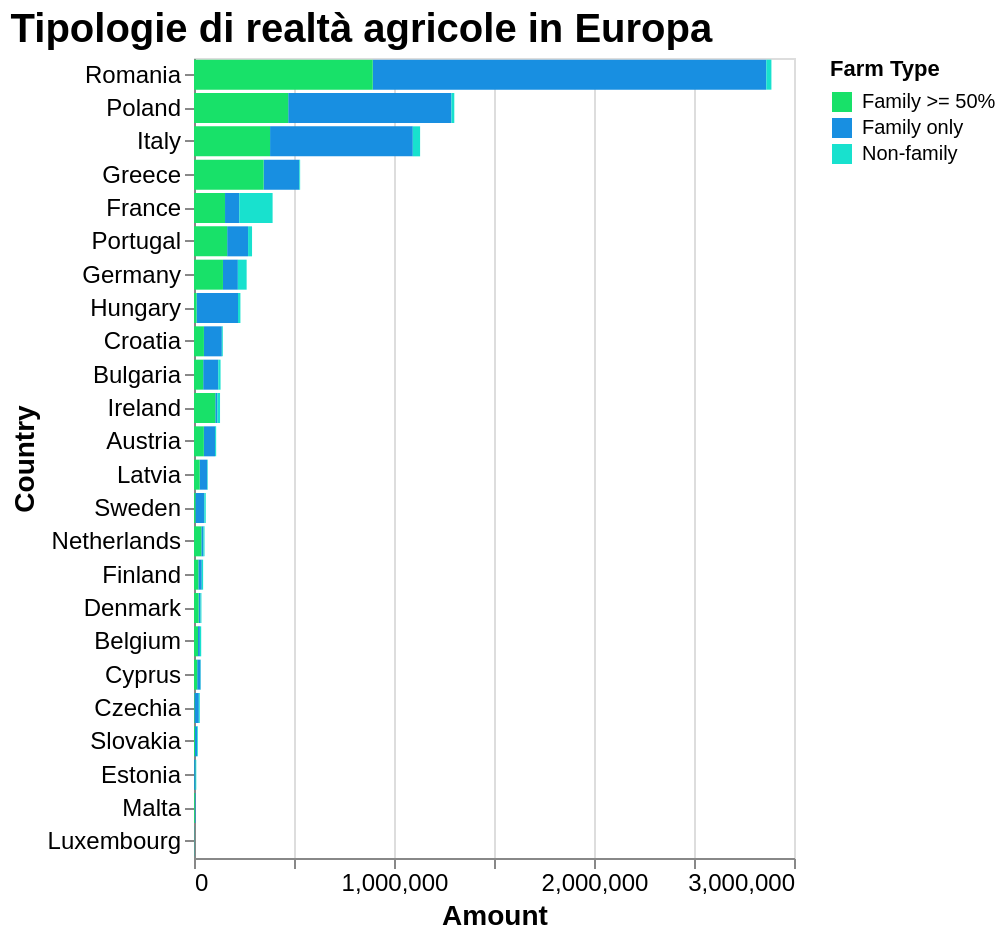

Write the Vega-Lite specification saved for this chart.
### Vega-Lite specification from a JSON file in a GitHub repository (floating-point values rounded to 4 significant figures)
{"$schema": "https://vega.github.io/schema/vega-lite/v5.17.0.json", "config": {"axis": {"labelFontSize": 12, "titleFontSize": 14}, "background": "transparent", "title": {"anchor": "start", "color": "black", "fontSize": 20}}, "data": {"name": "data-53b6b9825049b1de7a3c61778ec3b2ab"}, "datasets": {"data-53b6b9825049b1de7a3c61778ec3b2ab": [{"Amount": 1967777, "Country": "Romania", "Farm Type": "Family only"}, {"Amount": 815995, "Country": "Poland", "Farm Type": "Family only"}, {"Amount": 713735, "Country": "Italy", "Farm Type": "Family only"}, {"Amount": 178213, "Country": "Greece", "Farm Type": "Family only"}, {"Amount": 71084, "Country": "France", "Farm Type": "Family only"}, {"Amount": 104508, "Country": "Portugal", "Farm Type": "Family only"}, {"Amount": 74500, "Country": "Germany", "Farm Type": "Family only"}, {"Amount": 207261, "Country": "Hungary", "Farm Type": "Family only"}, {"Amount": 89600, "Country": "Croatia", "Farm Type": "Family only"}, {"Amount": 75199, "Country": "Bulgaria", "Farm Type": "Family only"}, {"Amount": 9930, "Country": "Ireland", "Farm Type": "Family only"}, {"Amount": 56055, "Country": "Austria", "Farm Type": "Family only"}, {"Amount": 37645, "Country": "Latvia", "Farm Type": "Family only"}, {"Amount": 44750, "Country": "Sweden", "Farm Type": "Family only"}, {"Amount": 10407, "Country": "Netherlands", "Farm Type": "Family only"}, {"Amount": 16949, "Country": "Finland", "Farm Type": "Family only"}, {"Amount": 9317, "Country": "Denmark", "Farm Type": "Family only"}, {"Amount": 9334, "Country": "Belgium", "Farm Type": "Family only"}, {"Amount": 16890, "Country": "Cyprus", "Farm Type": "Family only"}, {"Amount": 21859, "Country": "Czechia", "Farm Type": "Family only"}, {"Amount": 11054, "Country": "Slovakia", "Farm Type": "Family only"}, {"Amount": 6755, "Country": "Estonia", "Farm Type": "Family only"}, {"Amount": 3468, "Country": "Malta", "Farm Type": "Family only"}, {"Amount": 927, "Country": "Luxembourg", "Farm Type": "Family only"}, {"Amount": 893704, "Country": "Romania", "Farm Type": "Family >= 50%"}, {"Amount": 471075, "Country": "Poland", "Farm Type": "Family >= 50%"}, {"Amount": 380344, "Country": "Italy", "Farm Type": "Family >= 50%"}, {"Amount": 348123, "Country": "Greece", "Farm Type": "Family >= 50%"}, {"Amount": 155144, "Country": "France", "Farm Type": "Family >= 50%"}, {"Amount": 165789, "Country": "Portugal", "Farm Type": "Family >= 50%"}, {"Amount": 144818, "Country": "Germany", "Farm Type": "Family >= 50%"}, {"Amount": 12824, "Country": "Hungary", "Farm Type": "Family >= 50%"}, {"Amount": 49599, "Country": "Croatia", "Farm Type": "Family >= 50%"}, {"Amount": 45922, "Country": "Bulgaria", "Farm Type": "Family >= 50%"}, {"Amount": 106461, "Country": "Ireland", "Farm Type": "Family >= 50%"}, {"Amount": 49216, "Country": "Austria", "Farm Type": "Family >= 50%"}, {"Amount": 28606, "Country": "Latvia", "Farm Type": "Family >= 50%"}, {"Amount": 6945, "Country": "Sweden", "Farm Type": "Family >= 50%"}, {"Amount": 36628, "Country": "Netherlands", "Farm Type": "Family >= 50%"}, {"Amount": 21841, "Country": "Finland", "Farm Type": "Family >= 50%"}, {"Amount": 23179, "Country": "Denmark", "Farm Type": "Family >= 50%"}, {"Amount": 20095, "Country": "Belgium", "Farm Type": "Family >= 50%"}, {"Amount": 15967, "Country": "Cyprus", "Farm Type": "Family >= 50%"}, {"Amount": 2301, "Country": "Czechia", "Farm Type": "Family >= 50%"}, {"Amount": 4840, "Country": "Slovakia", "Farm Type": "Family >= 50%"}, {"Amount": 657, "Country": "Estonia", "Farm Type": "Family >= 50%"}, {"Amount": 4022, "Country": "Malta", "Farm Type": "Family >= 50%"}, {"Amount": 820, "Country": "Luxembourg", "Farm Type": "Family >= 50%"}, {"Amount": 25586, "Country": "Romania", "Farm Type": "Non-family"}, {"Amount": 14419, "Country": "Poland", "Farm Type": "Non-family"}, {"Amount": 36449, "Country": "Italy", "Farm Type": "Non-family"}, {"Amount": 4343, "Country": "Greece", "Farm Type": "Non-family"}, {"Amount": 166797, "Country": "France", "Farm Type": "Non-family"}, {"Amount": 19932, "Country": "Portugal", "Farm Type": "Non-family"}, {"Amount": 43917, "Country": "Germany", "Farm Type": "Non-family"}, {"Amount": 12003, "Country": "Hungary", "Farm Type": "Non-family"}, {"Amount": 4720, "Country": "Croatia", "Farm Type": "Non-family"}, {"Amount": 11621, "Country": "Bulgaria", "Farm Type": "Non-family"}, {"Amount": 13824, "Country": "Ireland", "Farm Type": "Non-family"}, {"Amount": 5510, "Country": "Austria", "Farm Type": "Non-family"}, {"Amount": 2732, "Country": "Latvia", "Farm Type": "Non-family"}, {"Amount": 7095, "Country": "Sweden", "Farm Type": "Non-family"}, {"Amount": 5606, "Country": "Netherlands", "Farm Type": "Non-family"}, {"Amount": 6840, "Country": "Finland", "Farm Type": "Non-family"}, {"Amount": 4592, "Country": "Denmark", "Farm Type": "Non-family"}, {"Amount": 6567, "Country": "Belgium", "Farm Type": "Non-family"}, {"Amount": 1189, "Country": "Cyprus", "Farm Type": "Non-family"}, {"Amount": 4749, "Country": "Czechia", "Farm Type": "Non-family"}, {"Amount": 3738, "Country": "Slovakia", "Farm Type": "Non-family"}, {"Amount": 3957, "Country": "Estonia", "Farm Type": "Non-family"}, {"Amount": 160, "Country": "Malta", "Farm Type": "Non-family"}, {"Amount": 134, "Country": "Luxembourg", "Farm Type": "Non-family"}]}, "encoding": {"color": {"field": "Farm Type", "scale": {"domain": ["Family >= 50%", "Family only", "Non-family"], "range": ["#18E169", "#188FE1", "#18E1CE"]}, "type": "nominal"}, "tooltip": [{"field": "Country", "type": "nominal"}, {"field": "Farm Type", "type": "nominal"}, {"field": "Amount", "format": ",", "type": "quantitative"}], "x": {"field": "Amount", "type": "quantitative"}, "y": {"field": "Country", "sort": null, "type": "nominal"}}, "height": 400, "mark": {"type": "bar"}, "title": "Tipologie di realtà agricole in Europa", "width": "container"}
